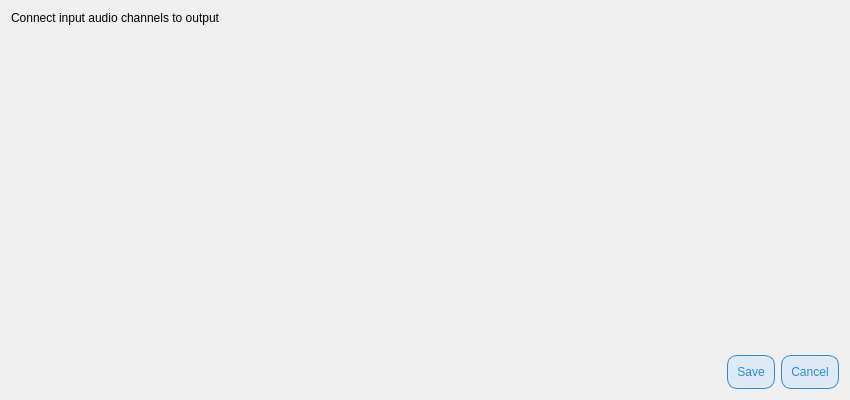
<?xml version="1.0" encoding="UTF-8"?>
<ui version="4.0">
 <class>Rematrix</class>
 <widget class="QDialog" name="Rematrix">
  <property name="geometry">
   <rect>
    <x>0</x>
    <y>0</y>
    <width>850</width>
    <height>400</height>
   </rect>
  </property>
  <property name="sizePolicy">
   <sizepolicy hsizetype="Expanding" vsizetype="Expanding">
    <horstretch>0</horstretch>
    <verstretch>0</verstretch>
   </sizepolicy>
  </property>
  <property name="windowTitle">
   <string>Reconnect Audio Channels</string>
  </property>
  <layout class="QVBoxLayout" name="verticalLayout" stretch="0,2,0,0">
   <item>
    <widget class="QLabel" name="label">
     <property name="maximumSize">
      <size>
       <width>16777215</width>
       <height>50</height>
      </size>
     </property>
     <property name="text">
      <string>Connect input audio channels to output</string>
     </property>
    </widget>
   </item>
   <item>
    <layout class="QGridLayout" name="gridLayout" columnstretch="0">
     <property name="horizontalSpacing">
      <number>10</number>
     </property>
    </layout>
   </item>
   <item>
    <spacer name="verticalSpacer">
     <property name="orientation">
      <enum>Qt::Vertical</enum>
     </property>
     <property name="sizeHint" stdset="0">
      <size>
       <width>20</width>
       <height>40</height>
      </size>
     </property>
    </spacer>
   </item>
   <item>
    <layout class="QHBoxLayout" name="horizontalLayout_4">
     <property name="spacing">
      <number>6</number>
     </property>
     <item>
      <widget class="QDialogButtonBox" name="buttonBox">
       <property name="styleSheet">
        <string notr="true">QPushButton {
    color: rgb(50,136,198);
    background-color: rgb(220,233,246);
    border: 1px solid rgb(50,136,198);
    border-radius: 10px;
    padding: 9px;
}

QPushButton:hover {
    background-color: rgb(235, 248, 255);
}</string>
       </property>
       <property name="standardButtons">
        <set>QDialogButtonBox::Save|QDialogButtonBox::Cancel</set>
       </property>
      </widget>
     </item>
    </layout>
   </item>
  </layout>
 </widget>
 <resources/>
 <connections/>
</ui>
